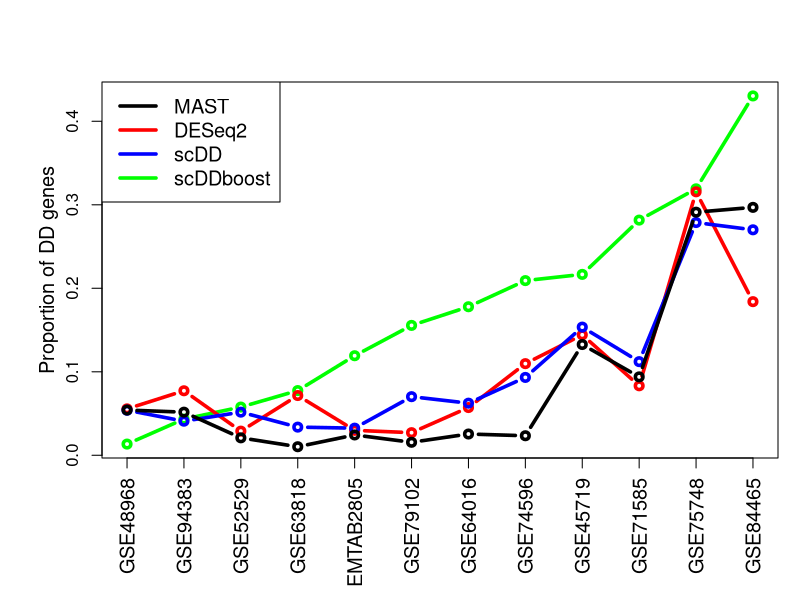

R code for this plot:
###CODE for FIG6, number of DD genes identified by different methods
NM = c("GSE45719","GSE63818","GSE48968","GSE94383",
"GSE74596", "GSE71585", "EMTAB2805","GSE79102",
"GSE64016","GSE75748", "GSE84465","GSE52529")
total_g = c(45686,65218,27723,21383,23337,24057,45686,19974,19084,19097,65218,47192)
nDD_mst = c(6061, 668,  1502, 1104, 546,  2259, 1112, 311,  486,  5560, 19364,986)
nDD_des = c(6590, 4667, 1541, 1652, 2561, 2002, 1365, 541,  1091, 6026, 11999,1365)
nDD_sc =  c(7013, 2199, 1496, 873,  2176,  2698, 1484, 1402, 1191, 5323, 17611,2438)
nDD_scb = c(9898, 5054, 372,  927,  4882, 6776, 5447, 3107, 3395, 6094, 28068,2725)
#total_g = rep(1,13)
TOT = (nDD_mst + nDD_des + nDD_sc + nDD_scb) / total_g
ORD = order(TOT)
ORD = order(nDD_scb / total_g)
pdf("DD95.pdf", height = 6, width = 10)
par(mar=c(7,5,4,1)+.1)
plot((nDD_scb[ORD] / total_g[ORD])[1:12], type = "b", lwd = 3.5, col = "green",
ylab = "", xaxt = 'n', xlab = "")
mtext("Proportion of DD genes", side=2, line=2.2, cex=1.2)
lines((nDD_des[ORD]/ total_g[ORD])[1:12] , type = "b", lwd = 3.5, col = "red")
lines( (nDD_sc[ORD]/total_g[ORD])[1:12] , type = "b", lwd = 3.5, col = "blue")
lines( (nDD_mst[ORD] / total_g[ORD])[1:12] , type = "b", lwd = 3.5)
axis(1, at=1:12, labels=NM[ORD][1:12], cex.axis= 1.2, las = 2)
legend("topleft", legend=c("MAST", "DESeq2", "scDD", "scDDboost"),
col=c("black", "red", "blue","green"),lty = 1, cex = 1.2,lwd = 3.5)

dev.off()
